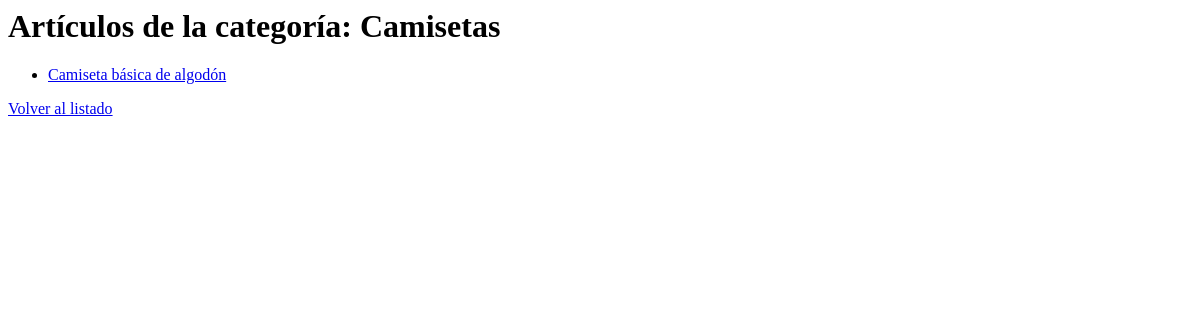
Before: /categoria/2/ with the older database file.
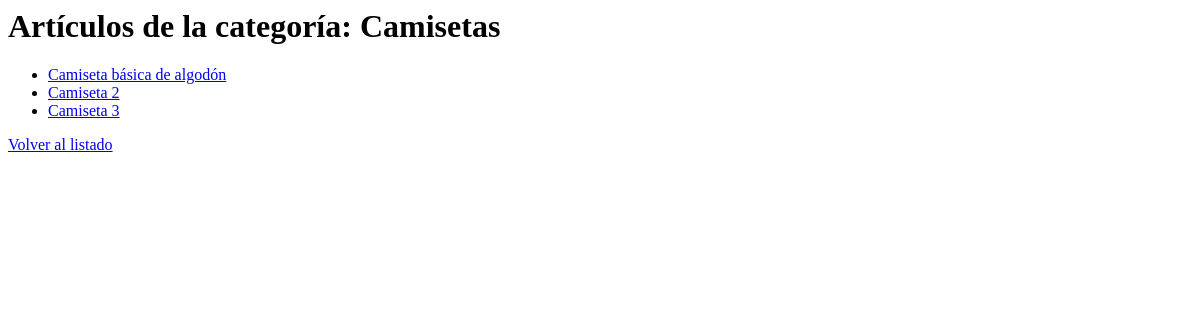
After: the same page with the newer database file.
### cms/models.py (models this page shows, shortened)
class Articulo(models.Model):
    ESTADOS = (
        ('borrador', 'Borrador'),
        ('publicado', 'Publicado'),
    )
    titulo = models.CharField(max_length=200)
    contenido = models.TextField()
    fecha_creacion = models.DateTimeField(auto_now_add=True)
    fecha_actualizacion = models.DateTimeField(auto_now=True)
    autor = models.ForeignKey(settings.AUTH_USER_MODEL, on_delete=models.CASCADE)
    categoria = models.ForeignKey(Categoria, on_delete=models.SET_NULL, null=True)
    estado = models.CharField(max_length=10, choices=ESTADOS, default='borrador')
    imagen = models.ImageField(upload_to='articulos/', null=True, blank=True)  # Images for articles

### cms/views.py (the view)
# urls.py: path('categoria/<int:categoria_id>/', views.articulos_por_categoria, name='articulos_por_categoria'),
def articulos_por_categoria(request, categoria_id):
    categoria = get_object_or_404(Categoria, id=categoria_id)
    articulos = Articulo.objects.filter(categoria=categoria, estado='publicado')
    return render(request, 'cms/articulos_por_categoria.html', {
        'categoria': categoria,
        'articulos': articulos
    })

### cms/templates/cms/articulos_por_categoria.html
<h1>Artículos de la categoría: {{ categoria.nombre }}</h1>
<ul>
    {% for articulo in articulos %}
        <li>
            <a href="{% url 'detalle_articulo' articulo.id %}">{{ articulo.titulo }}</a>
        </li>
    {% empty %}
        <li>No hay artículos en esta categoría.</li>
    {% endfor %}
</ul>
<a href="{% url 'lista_articulos' %}">Volver al listado</a>

Changed rows visible on the page:
added Articulo: titulo "Camiseta 2"
added Articulo: titulo "Camiseta 3"
